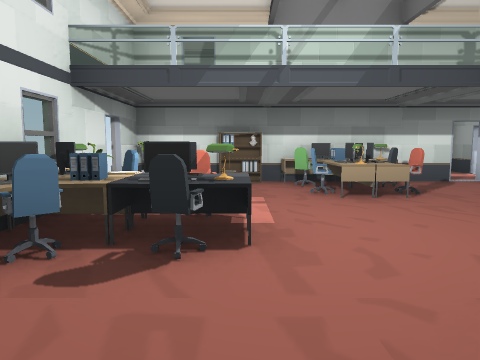
View 1 (above)

21 first-person views from a walk through a scene from a Unity 3-D project. The camera is 1.4 m above the floor, tilts 6° down and sees 70° across. Doors are open. The floor is counted in squares, 2 m on a side. Each view is taken from the middle of a square. On the plan, view 1 faces up. The plan holds only what a view shows up to about 11 squares ahead; the rest is blank. Some animated figures are not drawn. Some surface patterns are stand-ins.

View 2
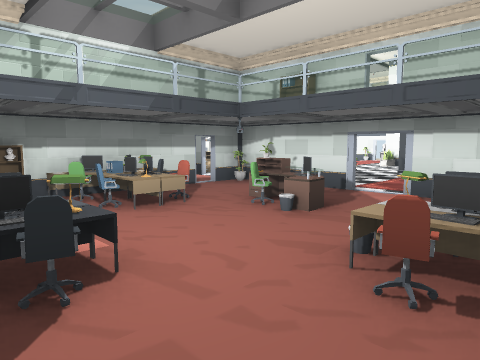

View 3
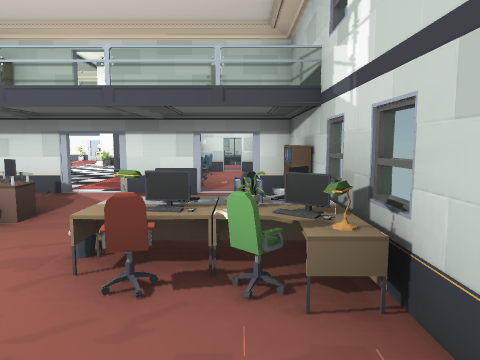

View 4
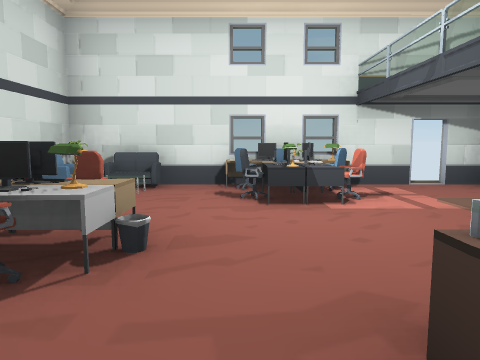

View 5
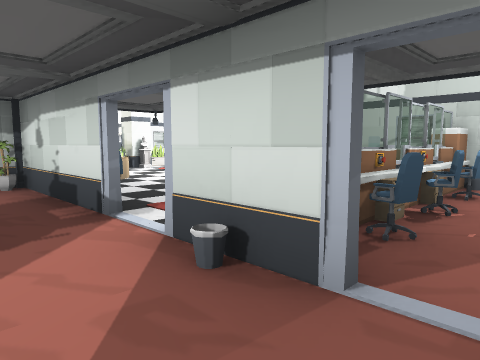

View 6
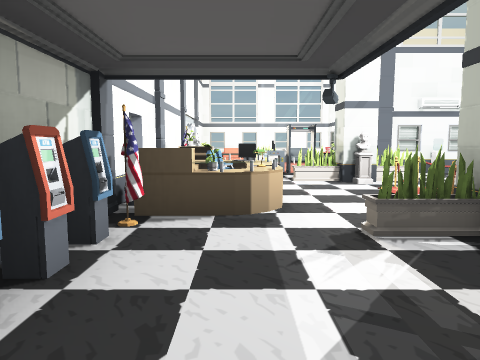

View 7
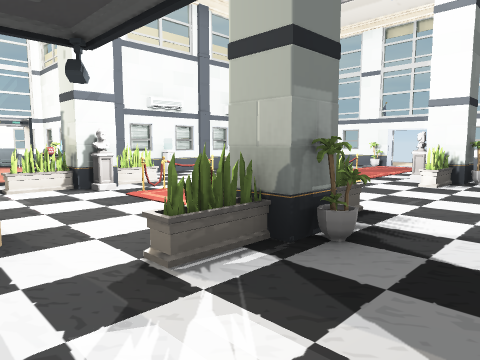

View 8
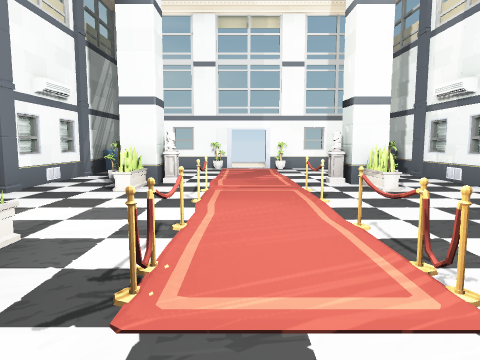

View 9
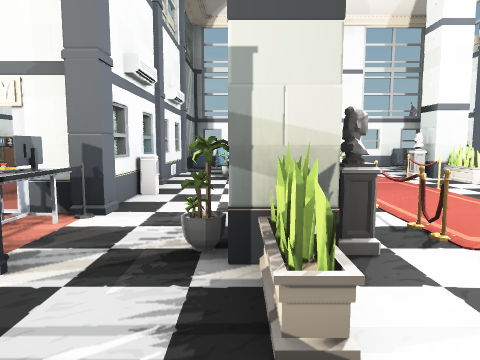

View 10
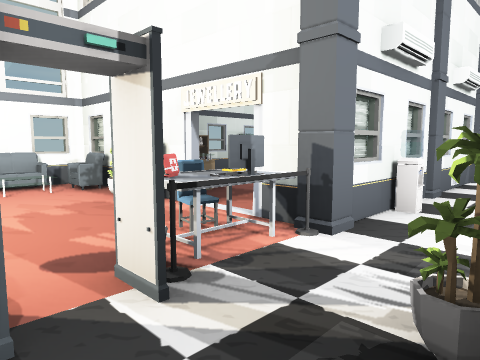

View 11
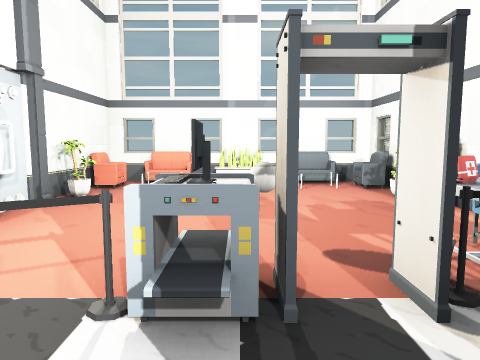

View 12
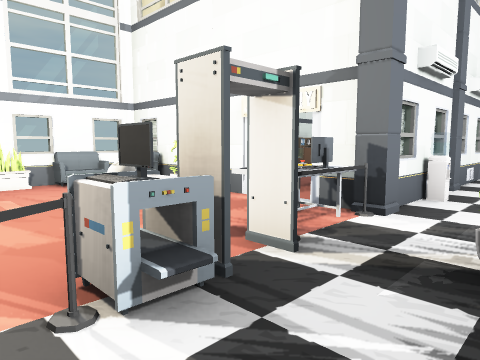

View 13
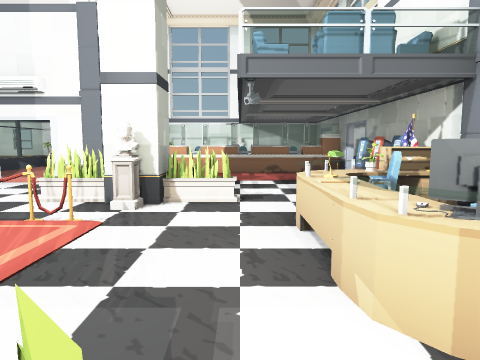

View 14
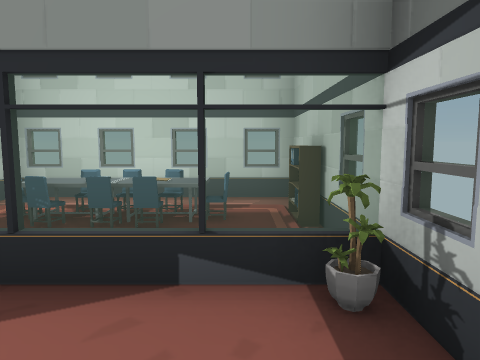

View 15
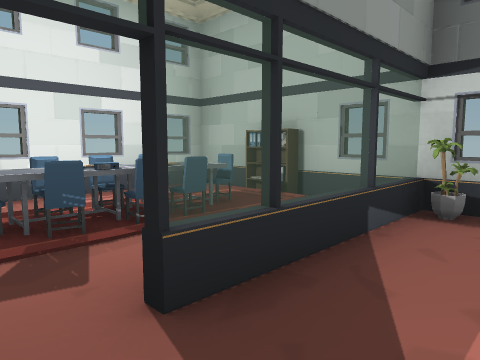

View 16
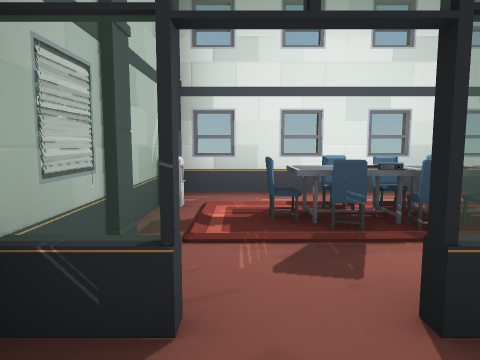

View 17
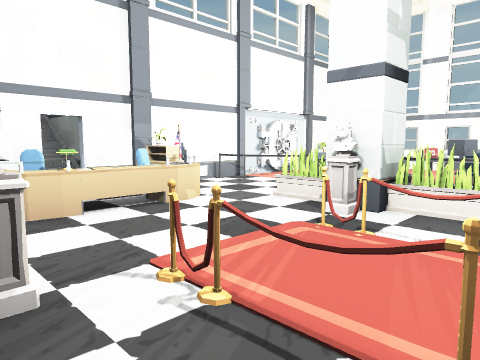

View 18
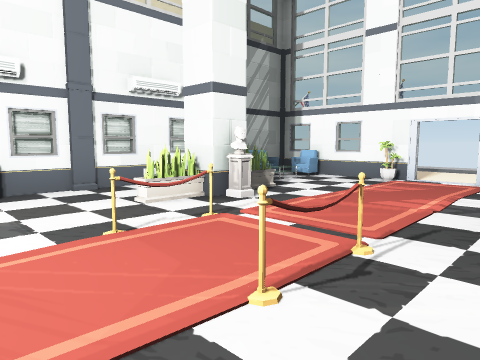

View 19
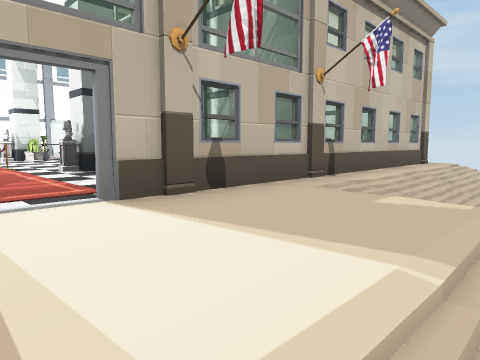

View 20
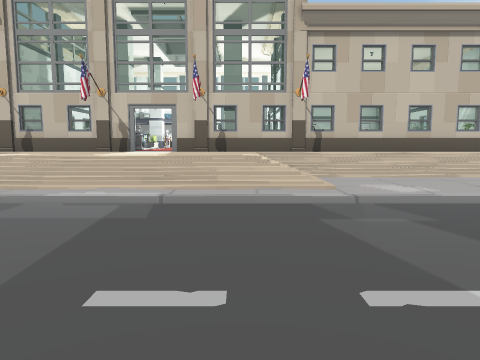

View 21
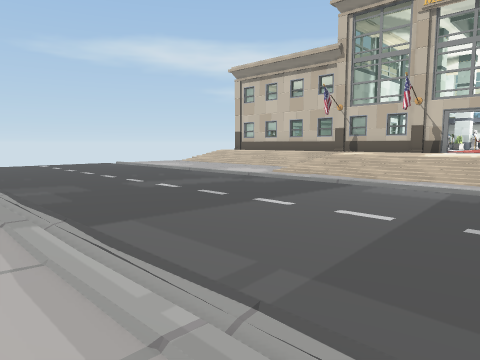

### Floor plan
Key: @ floor where view 1 was taken; # wall or solid block; . main floor; - floor 0.25 m lower than the main floor; _ floor 1 m lower than the main floor; : floor 1.25 m higher than the main floor; / step, stairs or slope; D open door; = window, fence, low wall or low ledge; E desk; P pillar; L plant; C computer; R drawers; M cash machine; B ball; T table; A barrier; S sofa; O other object.
Columns run from 2 left of view 1 to 29 right of it. Each row starts with its distance up from view 1.
 17          ##### ######/
 16         SS#SS# O  O##/
 15         L...SE      #/_
 14        PP...OEE==   #//
 13        OO...#D.     #/_
 12         O.BTCD O   #P-_  /__
 11         POO.P.O...PS=/////___
 10        #O..LL...LL..#..///____/_
  9    #####OC.POOOAP...#..///____/
  8     :. DDE..A..O....D..///____/
  7 #DD###DDPE.AOOOA....D..///____/
  6 #.OEEE.LML.LA...LO..=..///____/
  5 D..EE...M..PL...PL.O#/////____/
  4 #.....O.M..L.DD #P#OP/ ///____/
  3 #EE..CCDD..  #..DDO.#    /____/
  2 #E.....DEE..E  .DDTO#    /____/
  1 #..EE..DEERRE  .=.TO#    /____
  0 #/@EE .D.R..D /.=.T.#     ____
 -1 #############  ##=O##      ___
 -2                             __

Positions as (right, up) in squares from view 1, and headings:
1: (0, 0), facing up
2: (-1, 0), facing up-right
3: (-1, 0), facing right
4: (4, 2), facing left
5: (4, 0), facing up-right
6: (7, 3), facing up
7: (7, 4), facing up-right
8: (8, 8), facing right
9: (7, 10), facing right
10: (8, 10), facing up-right
11: (8, 10), facing up
12: (7, 10), facing up-right
13: (8, 10), facing down
14: (12, 0), facing right
15: (13, 3), facing down-right
16: (13, 3), facing right
17: (11, 6), facing up-left
18: (11, 6), facing up-right
19: (21, 7), facing up-left
20: (27, 10), facing left
21: (29, 10), facing down-left
